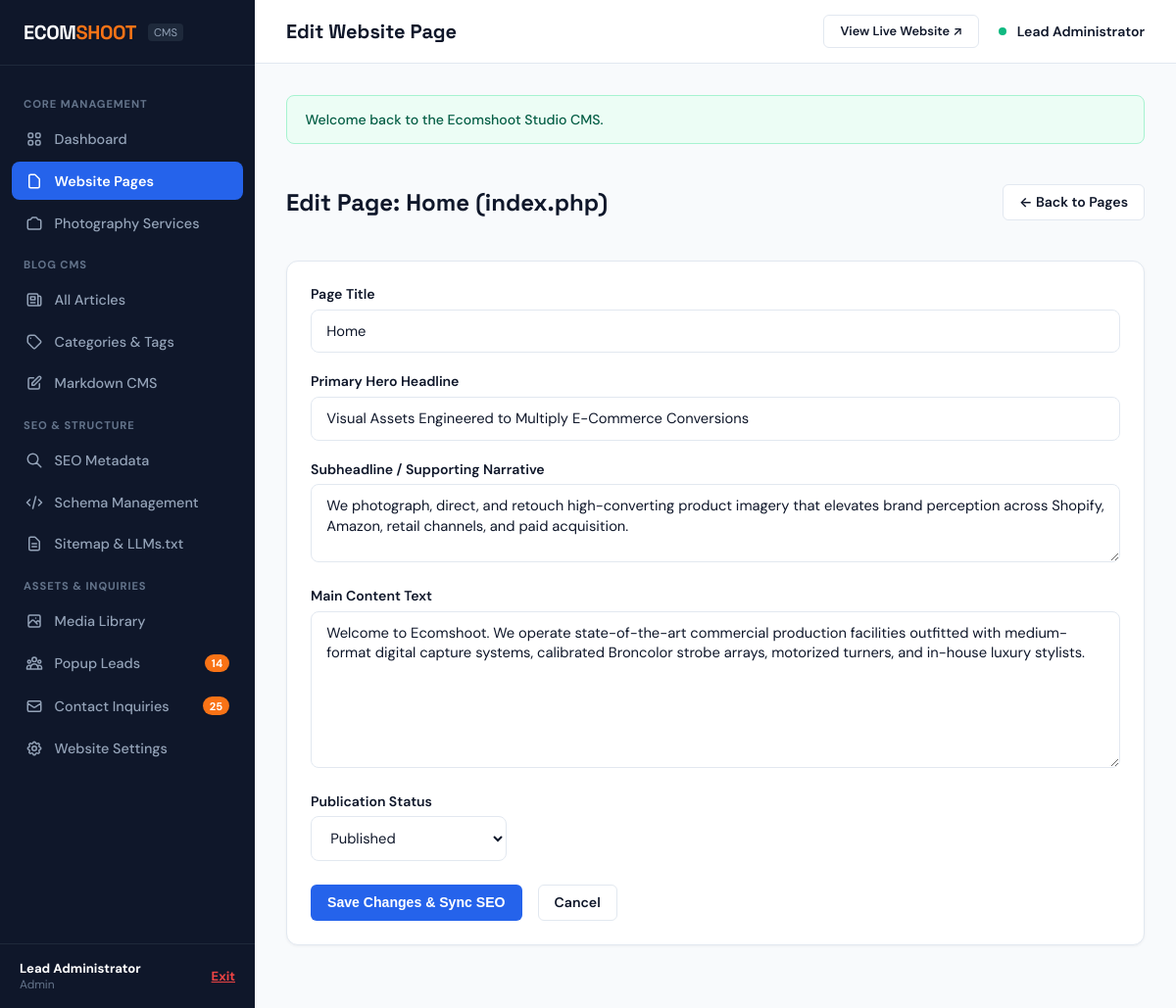
Screenshot of /admin/page-edit.php?id=1 (signed in) with the database file from the repository.
### tables this page shows
CREATE TABLE `pages` (
  `id` INT AUTO_INCREMENT PRIMARY KEY,
  `title` VARCHAR(200) NOT NULL,
  `slug` VARCHAR(100) NOT NULL UNIQUE,
  `file_name` VARCHAR(100) NOT NULL,
  `headline` VARCHAR(255) NULL,
  `subheadline` TEXT NULL,
  `content` LONGTEXT NULL,
  `status` ENUM('published', 'draft') DEFAULT 'published',
  `created_at` TIMESTAMP DEFAULT CURRENT_TIMESTAMP,
  `updated_at` TIMESTAMP DEFAULT CURRENT_TIMESTAMP ON UPDATE CURRENT_TIMESTAMP
);

### config/config.php (called while the page is built, shortened)
<?php
function e(?string $string): string {
    return htmlspecialchars($string ?? '', ENT_QUOTES, 'UTF-8');
}
function url(string $path = ''): string {
    $cleanPath = ltrim($path, '/');
    $cleanPath = preg_replace('/\.php$/i', '', $cleanPath);
    return BASE_URL . ($cleanPath ? '/' . $cleanPath : '');
}

### admin/page-edit.php (the view, shortened to what this page needs)
<?php
require_once __DIR__ . '/../config/config.php';
$id = (int) ($_GET['id'] ?? 0);
$db = Database::getInstance()->getConnection();
$stmt = $db->prepare("SELECT * FROM pages WHERE id = :id LIMIT 1");
$stmt->execute(['id' => $id]);
$page = $stmt->fetch(PDO::FETCH_ASSOC);
require_once __DIR__ . '/includes/header.php';
?>
<div style="display: flex; justify-content: space-between; align-items: center; margin-bottom: 1.5rem;">
  <h2>Edit Page: <?= e($page['title']) ?> (<?= e($page['file_name']) ?>)</h2>
  <a href="<?= url('admin/pages.php') ?>" class="btn-admin btn-admin-outline">&larr; Back to Pages</a>
</div>
<div class="admin-card">
  <div class="admin-card-body">
    <form action="<?= url('admin/page-edit.php?id=' . $page['id']) ?>" method="POST">
      <div class="admin-form-group">
        <label for="title" class="admin-form-label">Page Title</label>
        <input type="text" id="title" name="title" value="<?= e($page['title']) ?>" class="admin-form-control" required>
      </div>
      <div class="admin-form-group">
        <label for="headline" class="admin-form-label">Primary Hero Headline</label>
        <input type="text" id="headline" name="headline" value="<?= e($page['headline']) ?>" class="admin-form-control">
      </div>
      <div class="admin-form-group">
        <label for="subheadline" class="admin-form-label">Subheadline / Supporting Narrative</label>
        <textarea id="subheadline" name="subheadline" class="admin-form-control" style="min-height: 80px;"><?= e($page['subheadline']) ?></textarea>
      </div>
      <div class="admin-form-group">
        <label for="content" class="admin-form-label">Main Content Text</label>
        <textarea id="content" name="content" class="admin-form-control" style="min-height: 160px;"><?= e($page['content']) ?></textarea>
      </div>
      <div class="admin-form-group">
        <label for="status" class="admin-form-label">Publication Status</label>
        <select id="status" name="status" class="admin-form-control" style="width: 200px;">
          <option value="published" <?= ($page['status'] === 'published') ? 'selected' : '' ?>>Published</option>
        </select>
      </div>
      <div style="display: flex; gap: 1rem; margin-top: 1.5rem;">
        <button type="submit" class="btn-admin btn-admin-primary">Save Changes &amp; Sync SEO</button>
        <a href="<?= url('admin/pages.php') ?>" class="btn-admin btn-admin-outline">Cancel</a>
      </div>
    </form>
  </div>
</div>
<?php require_once __DIR__ . '/includes/footer.php'; ?>

### assets/css/admin.css (style rules this page uses)
:root { --admin-sidebar-width: 260px; --admin-header-height: 65px; --admin-bg: #F8FAFC; --admin-sidebar-bg: #0F172A; --admin-sidebar-hover: #1E293B; --admin-card-bg: #FFFFFF; --admin-border: #E2E8F0; --admin-text-main: #0F172A; --admin-text-muted: #64748B; --admin-primary: #2563EB; --admin-primary-hover: #1D4ED8; --admin-coral: #F97316; --admin-success: #10B981; --admin-danger: #EF4444; --admin-warning: #F59E0B; }
.admin-body h1, .admin-body h2, .admin-body h3, .admin-body h4, .admin-body h5, .admin-body h6, .admin-login-body h1, .admin-login-body h2, .admin-login-body h3, .admin-login-body h4, .admin-login-body h5, .admin-login-body h6 { color: var(--admin-text-main); font-family: 'Space Grotesk', -apple-system, sans-serif; font-weight: 700; }
.admin-body input, .admin-body select, .admin-body textarea, .admin-login-body input, .admin-login-body select, .admin-login-body textarea { color: #0F172A !important; background-color: #FFFFFF !important; font-family: 'DM Sans', -apple-system, sans-serif; }
body.admin-body { background-color: var(--admin-bg); color: var(--admin-text-main); font-family: 'DM Sans', -apple-system, BlinkMacSystemFont, sans-serif; margin: 0; display: flex; min-height: 100vh; }
.admin-card { background-color: var(--admin-card-bg); border: 1px solid var(--admin-border); border-radius: 12px; overflow: hidden; box-shadow: 0 1px 3px rgba(15, 23, 42, 0.05); margin-bottom: 2rem; }
.admin-card-body { padding: 1.5rem; }
.btn-admin { display: inline-flex; align-items: center; gap: 0.4rem; padding: 0.55rem 1rem; font-size: 0.88rem; font-weight: 600; border-radius: 6px; border: 1px solid transparent; cursor: pointer; text-decoration: none; line-height: 1.2; }
.btn-admin-primary { background-color: var(--admin-primary); color: #FFFFFF; }
.btn-admin-outline { background-color: #FFFFFF; border-color: var(--admin-border); color: var(--admin-text-main); }
.admin-form-group { margin-bottom: 1.25rem; }
.admin-form-label { display: block; font-size: 0.88rem; font-weight: 600; color: var(--admin-text-main); margin-bottom: 0.4rem; }
.admin-form-control { width: 100%; box-sizing: border-box; padding: 0.7rem 0.95rem; background-color: #FFFFFF !important; color: #0F172A !important; border: 1px solid var(--admin-border); border-radius: 8px; font-family: inherit; font-size: 0.92rem; line-height: 1.4; transition: border-color 0.15s ease, box-shadow 0.15s ease; }
.admin-form-control::placeholder { color: #94A3B8 !important; }

### rows the page displays
pages: title "Home", file_name "index.php", headline "Visual Assets Engineered to Multiply E-Commerce Conversions", subheadline "We photograph, direct, and retouch high-converting product imagery that elevates brand perception across Shopify, Amazon, retail channels, and paid acquisition.", content "Welcome to Ecomshoot. We operate state-of-the-art commercial production facilities outfitted with medium-format digital capture systems, calibrated Broncolor strobe arrays, motorized turners, and in-house luxury stylists.", status "Published"

### other values shown
$newLeadsCount "14"
$unreadCount "25"
$currentAdmin['name'] "Lead Administrator"
$currentAdmin['role'] "Admin"
$adminTitle "Edit Website Page"
$flash['message'] "Welcome back to the Ecomshoot Studio CMS."
